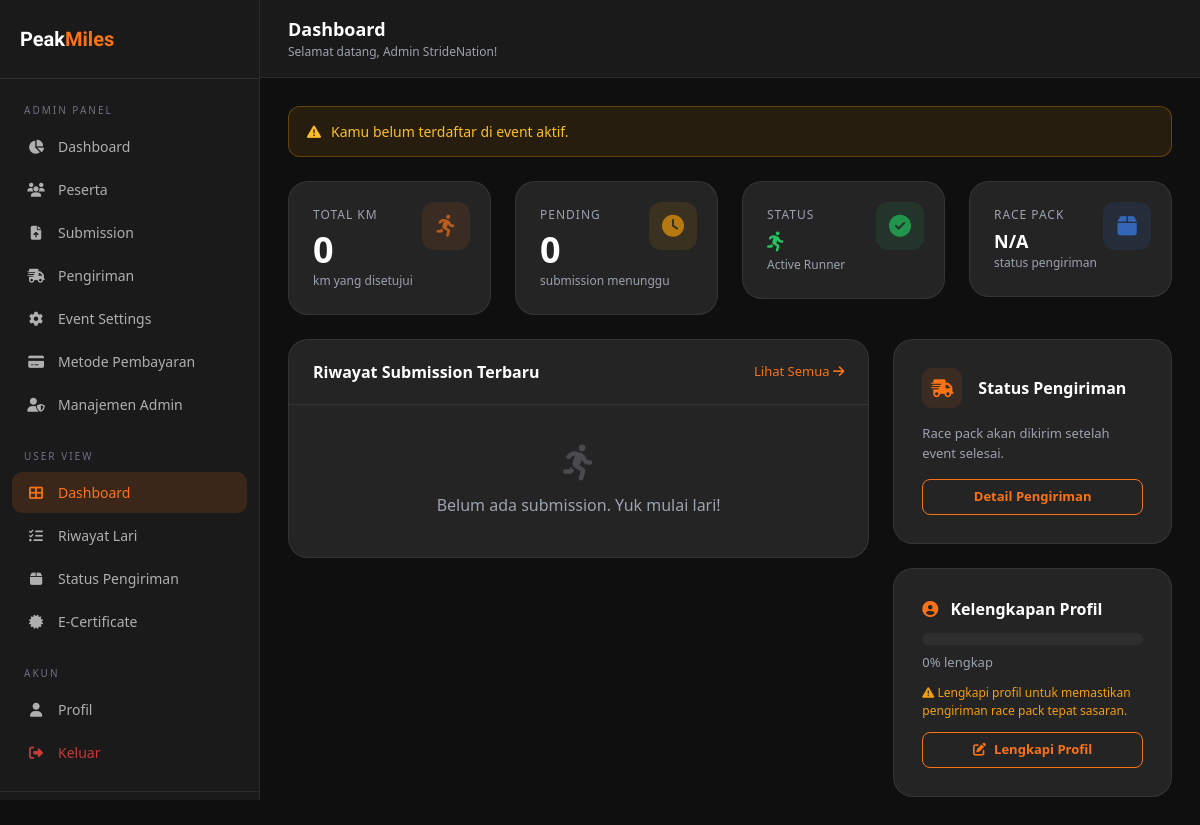
/dashboard.php (signed in), run on an earlier commit of the app's database.
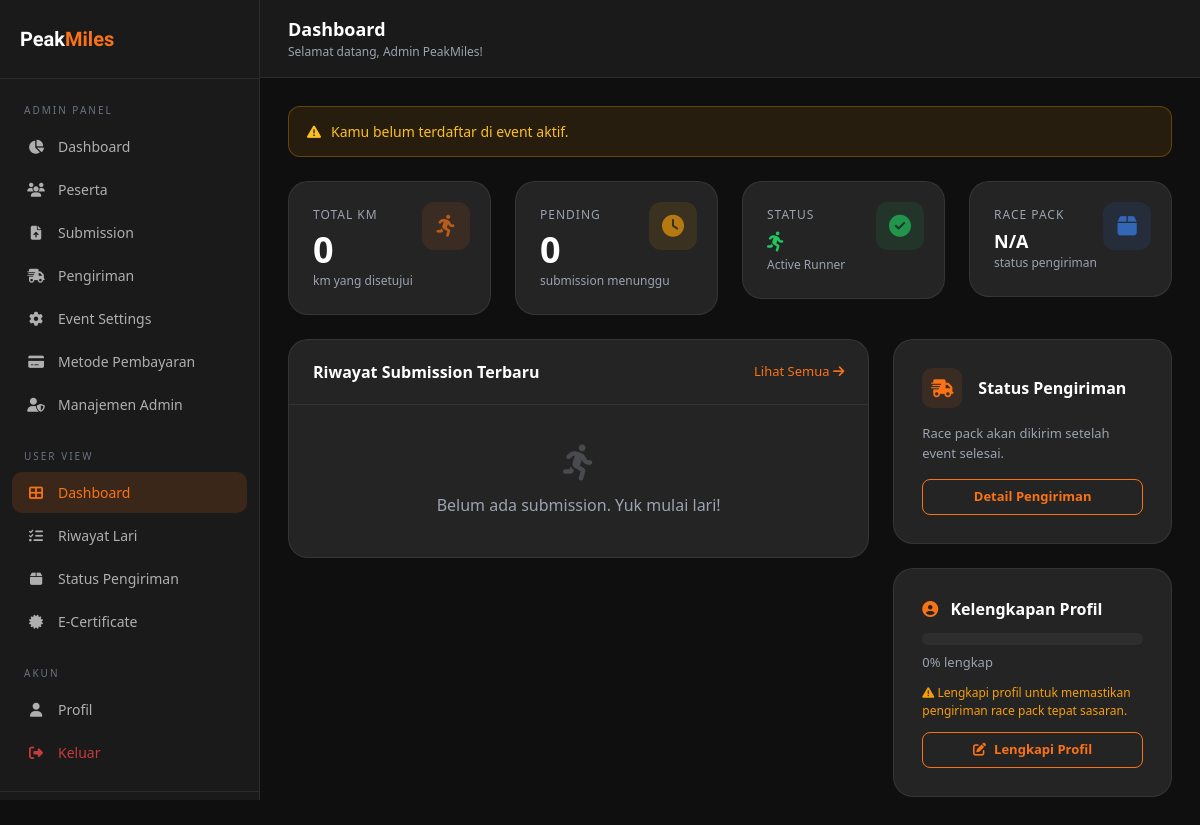
And on a later commit of the database.
### tables this page shows
CREATE TABLE IF NOT EXISTS users (
    id INT AUTO_INCREMENT PRIMARY KEY,
    name VARCHAR(100) NOT NULL,
    email VARCHAR(150) NOT NULL UNIQUE,
    phone VARCHAR(20),
    password_hash VARCHAR(255) NOT NULL,
    role ENUM('user', 'admin') DEFAULT 'user',
    is_active TINYINT(1) DEFAULT 1,
    reset_token VARCHAR(100) NULL,
    reset_expires DATETIME NULL,
    created_at DATETIME DEFAULT CURRENT_TIMESTAMP,
    updated_at DATETIME DEFAULT CURRENT_TIMESTAMP ON UPDATE CURRENT_TIMESTAMP
);

### includes/functions.php (called while the page is built, shortened)
<?php
function isLoggedIn(): bool {
    return isset($_SESSION['user_id']) && isset($_SESSION['user_role']);
}
function isAdmin(): bool {
    return isLoggedIn() && $_SESSION['user_role'] === 'admin';
}
function getCurrentUser(): ?array {
    $db = getDB();
    $stmt = $db->prepare("SELECT u.*, p.dob, p.gender, p.address_full, p.province, p.city, p.postal_code, p.jersey_size
        FROM users u LEFT JOIN user_profiles p ON u.id = p.user_id WHERE u.id = ?");
    $stmt->execute([$_SESSION['user_id']]);
    return $stmt->fetch() ?: null;
}
function getActiveEvent(): ?array {
    $db = getDB();
    $stmt = $db->prepare("SELECT * FROM events WHERE is_active = 1 ORDER BY id DESC LIMIT 1");
    $stmt->execute();
    return $stmt->fetch() ?: null;
}
function getUserRegistration(int $userId, int $eventId): ?array {
    $db = getDB();
    $stmt = $db->prepare("SELECT * FROM registrations WHERE user_id = ? AND event_id = ?");
    $stmt->execute([$userId, $eventId]);
    return $stmt->fetch() ?: null;
}
function sanitize(string $input): string {
    return htmlspecialchars(trim($input), ENT_QUOTES, 'UTF-8');
}

### dashboard.php (the view, shortened to what this page needs)
<?php
$activeNav = 'dashboard';
require_once __DIR__ . '/includes/functions.php';
$user = getCurrentUser();
$event = getActiveEvent();
$registration = $event ? getUserRegistration($user['id'], $event['id']) : null;
$db = getDB();
$recentSubs = [];
if ($event) {
    $stmt = $db->prepare("SELECT * FROM run_submissions WHERE user_id=? AND event_id=? ORDER BY created_at DESC LIMIT 5");
    $stmt->execute([$user['id'], $event['id']]);
    $recentSubs = $stmt->fetchAll();
}
$shipping = null;
if ($event) {
    $stmt = $db->prepare("SELECT * FROM shipping WHERE user_id=? AND event_id=?");
    $stmt->execute([$user['id'], $event['id']]);
    $shipping = $stmt->fetch() ?: null;
}
$pendingCount = 0;
if ($event) {
    $stmt = $db->prepare("SELECT COUNT(*) FROM run_submissions WHERE user_id=? AND event_id=? AND status='pending'");
    $stmt->execute([$user['id'], $event['id']]);
    $pendingCount = $stmt->fetchColumn();
}
?>
<!DOCTYPE html>
<html lang="id">
<head>
<link rel="stylesheet" href="<?= SITE_URL ?>/assets/css/style.css">
<link rel="stylesheet" href="https://cdn.jsdelivr.net/npm/bootstrap@5.3.0/dist/css/bootstrap.min.css">
<link rel="stylesheet" href="https://cdnjs.cloudflare.com/ajax/libs/font-awesome/6.4.0/css/all.min.css">
</head>
<body>
<div class="dashboard-layout">
  <?php require_once __DIR__ . '/includes/sidebar.php'; ?>
  <div class="main-content">
    <div class="topbar">
      <div class="d-flex align-items-center gap-3">
        <div>
          <div class="topbar-title">Dashboard</div>
          <div style="font-size:12px;color:var(--gray-light);">Selamat datang, <?= sanitize($user['name']) ?>!</div>
        </div>
      </div>
    </div>
    <div class="page-content">
      <?php if (!$registration && $event): ?>
      <div class="alert-custom alert-warning mb-4">
        <i class="fa fa-exclamation-triangle"></i>
        <span>Kamu belum terdaftar di event aktif.</span>
      </div>
      <?php endif; ?>
      <div class="row g-4 mb-4">
        <div class="col-sm-6 col-lg-3">
          <div class="stat-card">
            <div class="stat-card-icon" style="background:rgba(249,115,22,0.15);color:var(--primary);">
              <i class="fa fa-running"></i>
            </div>
            <div class="stat-card-label">Total KM</div>
            <div class="stat-card-value"><?= $registration ? number_format($totalKm, 1) : '0' ?></div>
            <div class="stat-card-sub">km yang disetujui</div>
          </div>
        </div>
        <div class="col-sm-6 col-lg-3">
          <div class="stat-card">
            <div class="stat-card-icon" style="background:rgba(245,158,11,0.15);color:var(--warning);">
              <i class="fa fa-clock"></i>
            </div>
            <div class="stat-card-label">Pending</div>
            <div class="stat-card-value"><?= $pendingCount ?></div>
            <div class="stat-card-sub">submission menunggu</div>
          </div>
        </div>
        <div class="col-sm-6 col-lg-3">
          <div class="stat-card">
            <div class="stat-card-icon" style="background:rgba(34,197,94,0.15);color:var(--success);">
              <i class="fa fa-check-circle"></i>
            </div>
            <div class="stat-card-label">Status</div>
            <div class="stat-card-value" style="font-size:20px;">
              <?php if ($registration && isset($isFinisher) && $isFinisher): ?>
                <i class="fa fa-trophy" style="color:var(--primary);"></i>
              <?php else: ?>
                <i class="fa fa-person-running" style="color:var(--success);"></i>
              <?php endif; ?>
            </div>
            <div class="stat-card-sub"><?= ($registration && isset($isFinisher) && $isFinisher) ? 'Finisher!' : 'Active Runner' ?></div>
          </div>
        </div>
        <div class="col-sm-6 col-lg-3">
          <div class="stat-card">
            <div class="stat-card-icon" style="background:rgba(59,130,246,0.15);color:var(--info);">
              <i class="fa fa-box"></i>
            </div>
            <div class="stat-card-label">Race Pack</div>
            <div class="stat-card-value" style="font-size:18px;">
              <?php
              $shippingStatuses = ['not_ready'=>'Belum','preparing'=>'Siap','shipped'=>'Dikirim','delivered'=>'Tiba'];
              echo $shipping ? ($shippingStatuses[$shipping['status']] ?? '-') : 'N/A';
              ?>
            </div>
            <div class="stat-card-sub">status pengiriman</div>
          </div>
        </div>
      </div>
      <div class="row g-4">
        <div class="col-lg-8">
          <div class="table-container">
            <div class="table-header">
              <div class="table-title">Riwayat Submission Terbaru</div>
              <a href="<?= SITE_URL ?>/submissions.php" style="font-size:13px;color:var(--primary);text-decoration:none;">
                Lihat Semua <i class="fa fa-arrow-right"></i>
              </a>
            </div>
            <?php if (empty($recentSubs)): ?>
            <div style="padding:40px;text-align:center;color:var(--gray-light);">
              <i class="fa fa-running" style="font-size:36px;margin-bottom:12px;display:block;opacity:0.3;"></i>
              Belum ada submission. Yuk mulai lari!
            </div>
            <?php endif; ?>
          </div>
        </div>
        <div class="col-lg-4">
          <div class="card-custom mb-4">
            <div class="d-flex align-items-center gap-3 mb-16" style="margin-bottom:16px;">
              <div class="card-icon" style="margin-bottom:0;width:40px;height:40px;font-size:18px;border-radius:10px;">
                <i class="fa fa-shipping-fast"></i>
              </div>
              <div class="fw-bold" style="color:#fff;">Status Pengiriman</div>
            </div>
            <?php if ($shipping): ?>
            <div class="mb-2">
              <span class="status-badge badge-<?= $shipping['status'] ?>">
                <?php
                $labels = ['not_ready'=>'Belum Siap','preparing'=>'Sedang Disiapkan','shipped'=>'Dalam Pengiriman','delivered'=>'Terkirim'];
                echo $labels[$shipping['status']] ?? $shipping['status'];
                ?>
              </span>
            </div>
            <?php if ($shipping['courier']): ?>
            <div style="font-size:13px;color:var(--gray-light);margin-top:8px;">
              <i class="fa fa-truck" style="margin-right:6px;color:var(--primary);"></i>
              <?= sanitize($shipping['courier']) ?>
            </div>
            <?php endif; ?>
            <?php if ($shipping['tracking_number']): ?>
            <div style="font-size:13px;color:var(--gray-light);margin-top:4px;">
              <i class="fa fa-barcode" style="margin-right:6px;color:var(--primary);"></i>
              <?= sanitize($shipping['tracking_number']) ?>
            </div>
            <?php endif; ?>
            <?php else: ?>
            <div style="color:var(--gray-light);font-size:13px;">Race pack akan dikirim setelah event selesai.</div>
            <?php endif; ?>
            <a href="<?= SITE_URL ?>/shipping.php" class="btn-outline-custom btn-sm-custom" style="margin-top:16px;width:100%;justify-content:center;">
              Detail Pengiriman
            </a>
          </div>
          <?php
          $profileFields = ['dob','gender','address_full','province','city','postal_code','jersey_size'];
          $filled = 0;
          $profilePct = (int)(($filled / count($profileFields)) * 100);
          ?>
          <div class="card-custom">
            <div style="font-weight:700;color:#fff;margin-bottom:12px;">
              <i class="fa fa-user-circle" style="color:var(--primary);margin-right:8px;"></i>
              Kelengkapan Profil
            </div>
            <div class="progress-bar-bg" style="margin-bottom:8px;">
            </div>
            <div style="font-size:13px;color:var(--gray-light);margin-bottom:12px;"><?= $profilePct ?>% lengkap</div>
            <?php if ($profilePct < 100): ?>
            <div style="font-size:12px;color:var(--warning);margin-bottom:12px;">
              <i class="fa fa-exclamation-triangle"></i> Lengkapi profil untuk memastikan pengiriman race pack tepat sasaran.
            </div>
            <?php endif; ?>
            <a href="<?= SITE_URL ?>/profile.php" class="btn-outline-custom btn-sm-custom" style="width:100%;justify-content:center;">
              <i class="fa fa-edit"></i> <?= $profilePct < 100 ? 'Lengkapi Profil' : 'Edit Profil' ?>
            </a>
          </div>
        </div>
      </div>
    </div>
  </div>
</div>
</body>
</html>

### includes/sidebar.php (shortened to what this page needs)
<?php
require_once __DIR__ . '/functions.php';
$currentUser = getCurrentUser();
$activeNav = $activeNav ?? '';
?>
<aside class="sidebar" id="sidebar">
  <div class="sidebar-brand">
    <a href="<?= SITE_URL ?>/">Peak<span>Miles</span></a>
  </div>
  <nav class="sidebar-nav">
    <?php if (isAdmin()): ?>
      <div class="sidebar-label">Admin Panel</div>
      <a href="<?= SITE_URL ?>/admin/index.php" class="sidebar-link <?= $activeNav === 'admin-dashboard' ? 'active' : '' ?>">
        <i class="fa fa-chart-pie"></i> Dashboard
      </a>
      <a href="<?= SITE_URL ?>/admin/participants.php" class="sidebar-link <?= $activeNav === 'admin-participants' ? 'active' : '' ?>">
        <i class="fa fa-users"></i> Peserta
      </a>
      <a href="<?= SITE_URL ?>/admin/submissions.php" class="sidebar-link <?= $activeNav === 'admin-submissions' ? 'active' : '' ?>">
        <i class="fa fa-file-upload"></i> Submission
      </a>
      <a href="<?= SITE_URL ?>/admin/shipping.php" class="sidebar-link <?= $activeNav === 'admin-shipping' ? 'active' : '' ?>">
        <i class="fa fa-shipping-fast"></i> Pengiriman
      </a>
      <a href="<?= SITE_URL ?>/admin/event-settings.php" class="sidebar-link <?= $activeNav === 'admin-event' ? 'active' : '' ?>">
        <i class="fa fa-cog"></i> Event Settings
      </a>
      <a href="<?= SITE_URL ?>/admin/payment-settings.php" class="sidebar-link <?= $activeNav === 'admin-payment' ? 'active' : '' ?>">
        <i class="fa fa-credit-card"></i> Metode Pembayaran
      </a>
      <a href="<?= SITE_URL ?>/admin/admins.php" class="sidebar-link <?= $activeNav === 'admin-admins' ? 'active' : '' ?>">
        <i class="fa fa-user-shield"></i> Manajemen Admin
      </a>
      <div class="sidebar-label" style="margin-top:16px;">User View</div>
    <?php endif; ?>
    <a href="<?= SITE_URL ?>/dashboard.php" class="sidebar-link <?= $activeNav === 'dashboard' ? 'active' : '' ?>">
      <i class="fa fa-th-large"></i> Dashboard
    </a>
    <a href="<?= SITE_URL ?>/submissions.php" class="sidebar-link <?= $activeNav === 'submissions' ? 'active' : '' ?>">
      <i class="fa fa-list-check"></i> Riwayat Lari
    </a>
    <a href="<?= SITE_URL ?>/shipping.php" class="sidebar-link <?= $activeNav === 'shipping' ? 'active' : '' ?>">
      <i class="fa fa-box"></i> Status Pengiriman
    </a>
    <a href="<?= SITE_URL ?>/certificate.php" class="sidebar-link <?= $activeNav === 'certificate' ? 'active' : '' ?>">
      <i class="fa fa-certificate"></i> E-Certificate
    </a>
    <div class="sidebar-label" style="margin-top:16px;">Akun</div>
    <a href="<?= SITE_URL ?>/profile.php" class="sidebar-link <?= $activeNav === 'profile' ? 'active' : '' ?>">
      <i class="fa fa-user"></i> Profil
    </a>
    <a href="<?= SITE_URL ?>/logout.php" class="sidebar-link" style="color:rgba(239,68,68,0.8);">
      <i class="fa fa-sign-out-alt"></i> Keluar
    </a>
  </nav>
  <div class="sidebar-user">
  </div>
</aside>

What changed in the data, as far as the page shows it:
changed users: name "Admin StrideNation" → "Admin PeakMiles"
